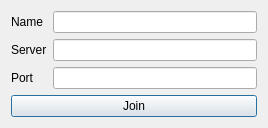
<?xml version="1.0" encoding="UTF-8"?>
<ui version="4.0">
 <class>Dialog</class>
 <widget class="QDialog" name="Dialog">
  <property name="windowModality">
   <enum>Qt::ApplicationModal</enum>
  </property>
  <property name="geometry">
   <rect>
    <x>0</x>
    <y>0</y>
    <width>268</width>
    <height>121</height>
   </rect>
  </property>
  <property name="windowTitle">
   <string>Dialog</string>
  </property>
  <layout class="QVBoxLayout" name="verticalLayout">
   <item>
    <layout class="QFormLayout" name="formLayout">
     <item row="0" column="0">
      <widget class="QLabel" name="NameLabel">
       <property name="text">
        <string>Name</string>
       </property>
      </widget>
     </item>
     <item row="0" column="1">
      <widget class="QLineEdit" name="Name"/>
     </item>
     <item row="1" column="0">
      <widget class="QLabel" name="ServerLabel">
       <property name="text">
        <string>Server</string>
       </property>
      </widget>
     </item>
     <item row="1" column="1">
      <widget class="QLineEdit" name="Server"/>
     </item>
     <item row="2" column="0">
      <widget class="QLabel" name="PortLabel">
       <property name="text">
        <string>Port</string>
       </property>
      </widget>
     </item>
     <item row="2" column="1">
      <widget class="QLineEdit" name="Port"/>
     </item>
    </layout>
   </item>
   <item>
    <widget class="QPushButton" name="Join">
     <property name="text">
      <string>Join</string>
     </property>
    </widget>
   </item>
  </layout>
 </widget>
 <resources/>
 <connections/>
</ui>
